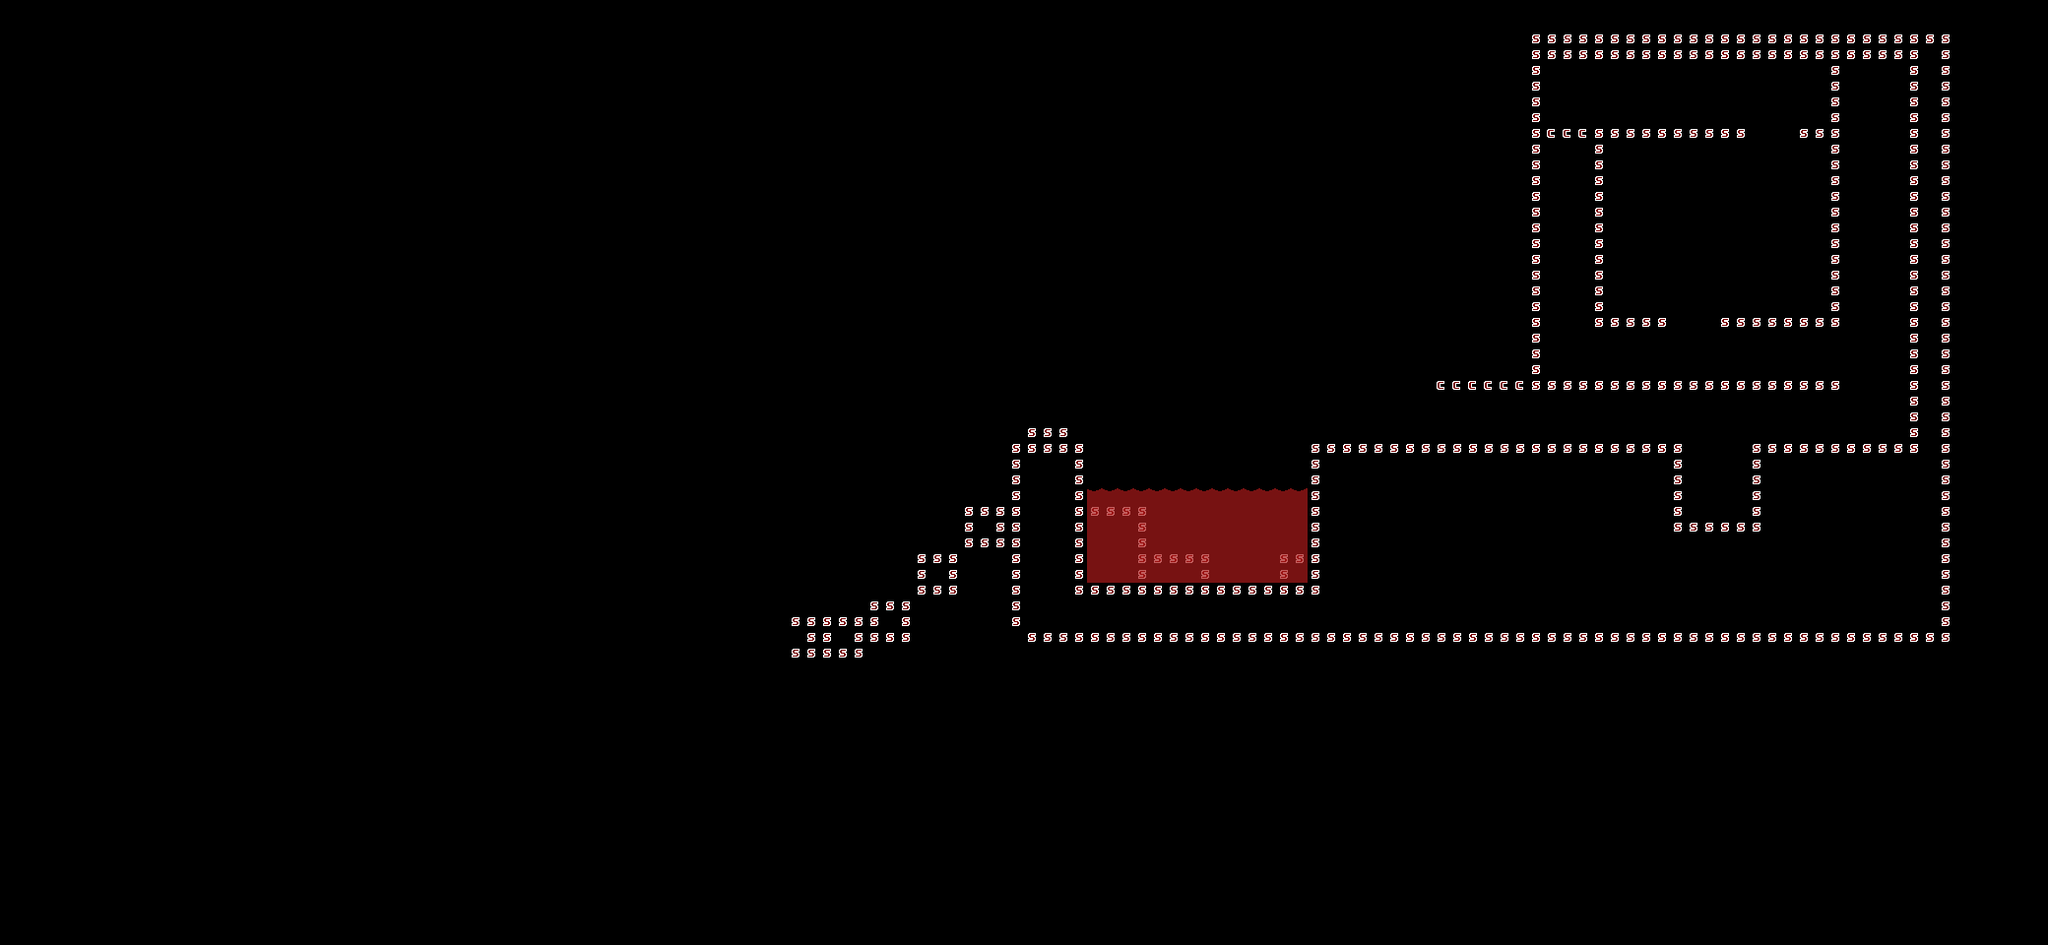

Tiled map render using the project's own tile images. Description and the map definition, with tile-layer contents summarised, below:
An orthogonal 130x60 tile map with 16x16 px tiles, 4 tile layers (main, collision, main_fg, fg) and 8 objects (3x coin, 3x enemy, start, bouncer).

<map version="1.0" orientation="orthogonal" width="130" height="60" tilewidth="16" tileheight="16">
 <tileset firstgid="1" name="level_tilesheet" tilewidth="16" tileheight="16">
  <image source="level_tilesheet.png" width="1600" height="320" />
  <tile id="0">
   <properties>
    <property name="type" value="solid" />
   </properties>
  </tile>
  <tile id="1">
   <properties>
    <property name="type" value="cloud" />
   </properties>
  </tile>
 </tileset>
 <layer name="main" width="130" height="60">
  <data>[7800 cells, 0 non-empty, 0 distinct tile ids]</data>
 </layer>
 <layer name="collision" width="130" height="60">
  <data>[7800 cells, 426 non-empty, 2 distinct tile ids]</data>
 </layer>
 <layer name="main_fg" width="130" height="60">
  <data>[7800 cells, 0 non-empty, 0 distinct tile ids]</data>
 </layer>
 <objectgroup name="obj" width="130" height="60">
  <object type="start" x="1808" y="288" width="32" height="32">
   <properties>
    <property name="from" value="start" />
   </properties>
  </object>
  <object type="coin" x="1632" y="80" width="32" height="32" />
  <object type="coin" x="1680" y="80" width="32" height="32" />
  <object type="coin" x="1728" y="80" width="32" height="32" />
  <object type="enemy" x="1728" y="496" width="32" height="32">
   <properties>
    <property name="dist" value="128" />
    <property name="id" value="eye2" />
    <property name="money" value="1" />
   </properties>
  </object>
  <object type="bouncer" x="1584" y="224" width="16" height="160" />
  <object type="enemy" x="1664" y="192" width="32" height="32">
   <properties>
    <property name="dist" value="128" />
    <property name="id" value="eye2" />
    <property name="money" value="1" />
   </properties>
  </object>
  <object type="enemy" x="1104" y="496" width="224" height="96">
   <properties>
    <property name="id" value="lava" />
   </properties>
  </object>
 </objectgroup>
 <layer name="fg" width="130" height="60">
  <data>[7800 cells, 84 non-empty, 2 distinct tile ids]</data>
 </layer>
</map>
